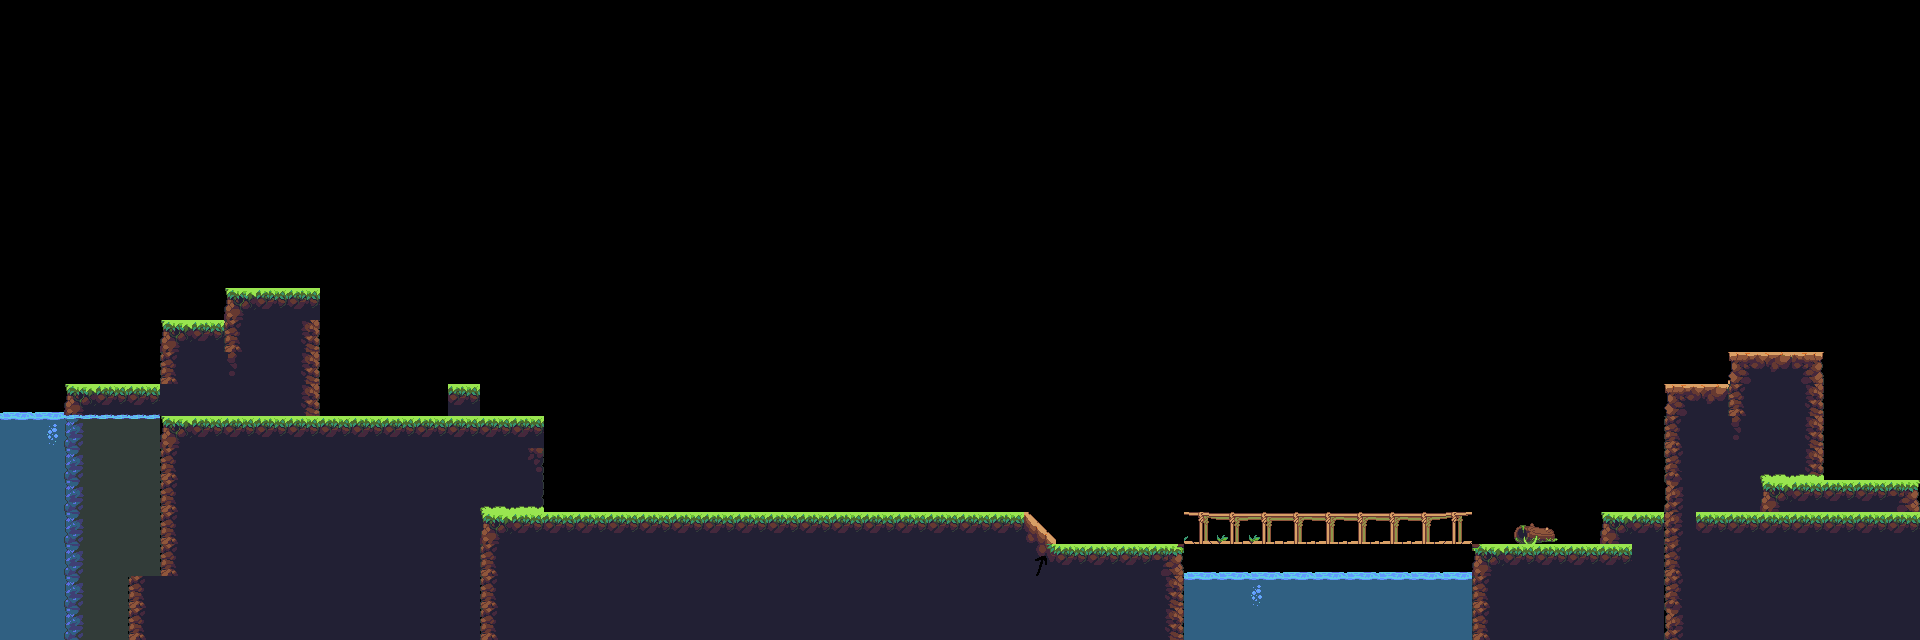

Rendered tile map (Tiled .tmx) drawn with the repository's tilesets; below, a short description and the map source with its tile grids summarised:
An orthogonal 60x20 tile map with 32x32 px tiles, 4 tile layers (Tile Layer 4, Tile Layer 3, Tile Layer 2, Tile Layer 1), 4 tilesets.

<map version="1.10" tiledversion="1.10.0" orientation="orthogonal" renderorder="right-down" width="60" height="20" tilewidth="32" tileheight="32" infinite="0" nextlayerid="5" nextobjectid="1">
 <tileset firstgid="1" name="Jungle_terrain" tilewidth="32" tileheight="32" tilecount="420" columns="28">
  <image source="Jungle_terrain.png" width="896" height="480" />
 </tileset>
 <tileset firstgid="421" name="TX Village Props" tilewidth="32" tileheight="32" tilecount="1024" columns="32">
  <image source="TX Village Props.png" width="1024" height="1024" />
 </tileset>
 <tileset firstgid="1445" name="Jungle_guide" tilewidth="32" tileheight="32" tilecount="696" columns="24">
  <image source="Jungle_guide.png" width="768" height="928" />
 </tileset>
 <tileset firstgid="2141" name="objects" tilewidth="32" tileheight="32" tilecount="91" columns="13">
  <image source="objects.PNG" width="416" height="224" />
 </tileset>
 <layer id="4" name="Tile Layer 4" width="60" height="20">
  <data>[1200 cells, 0 non-empty, 0 distinct tile ids]</data>
 </layer>
 <layer id="3" name="Tile Layer 3" width="60" height="20">
  <data>[1200 cells, 0 non-empty, 0 distinct tile ids]</data>
 </layer>
 <layer id="2" name="Tile Layer 2" width="60" height="20">
  <data>[1200 cells, 16 non-empty, 5 distinct tile ids]</data>
 </layer>
 <layer id="1" name="Tile Layer 1" width="60" height="20">
  <data>[1200 cells, 321 non-empty, 85 distinct tile ids]</data>
 </layer>
</map>
